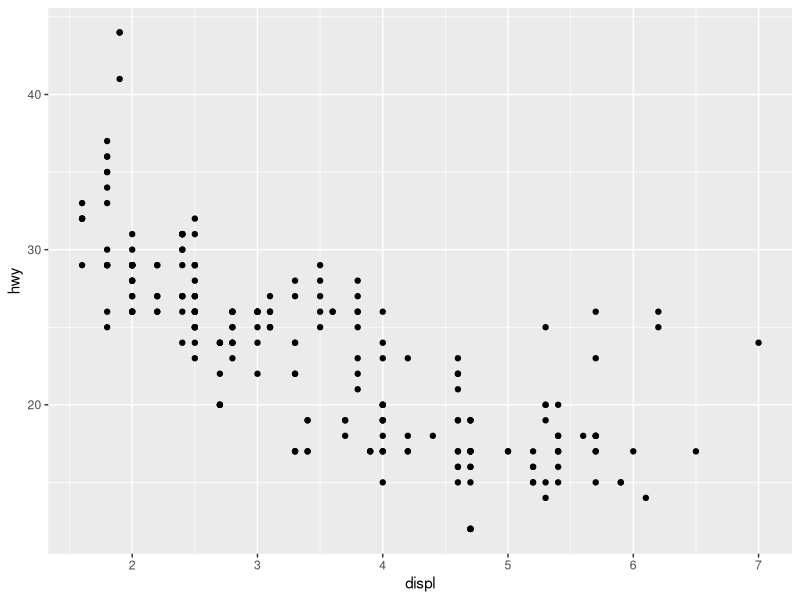
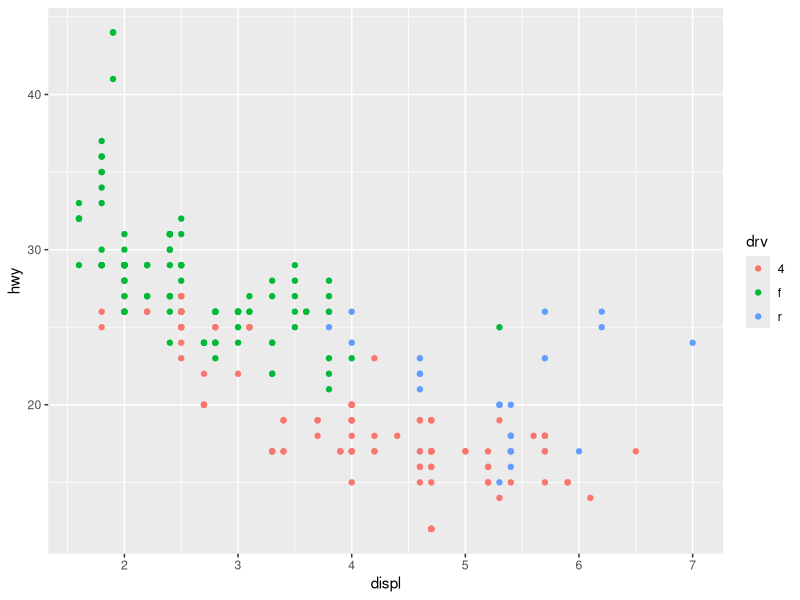
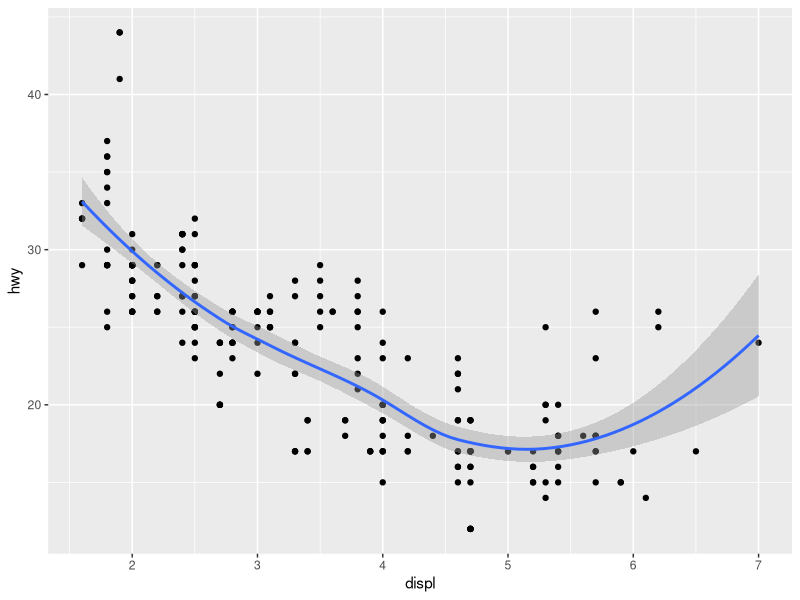
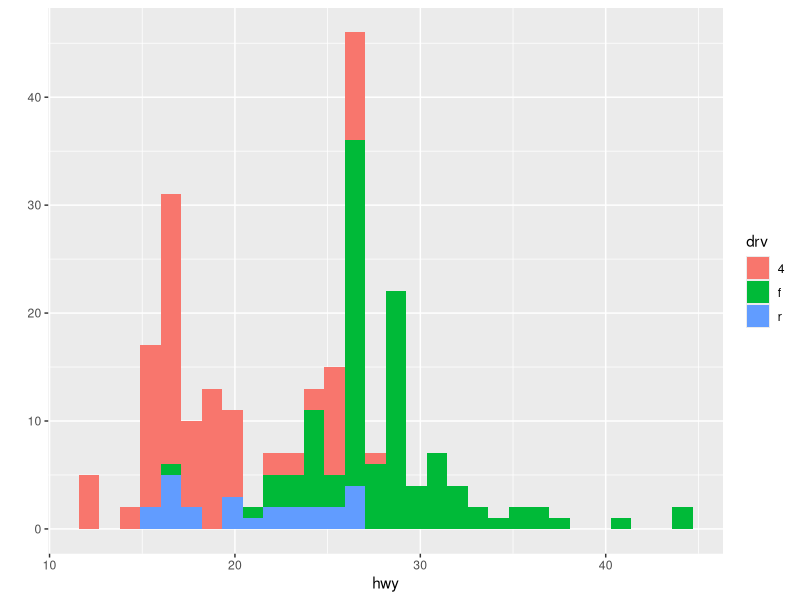
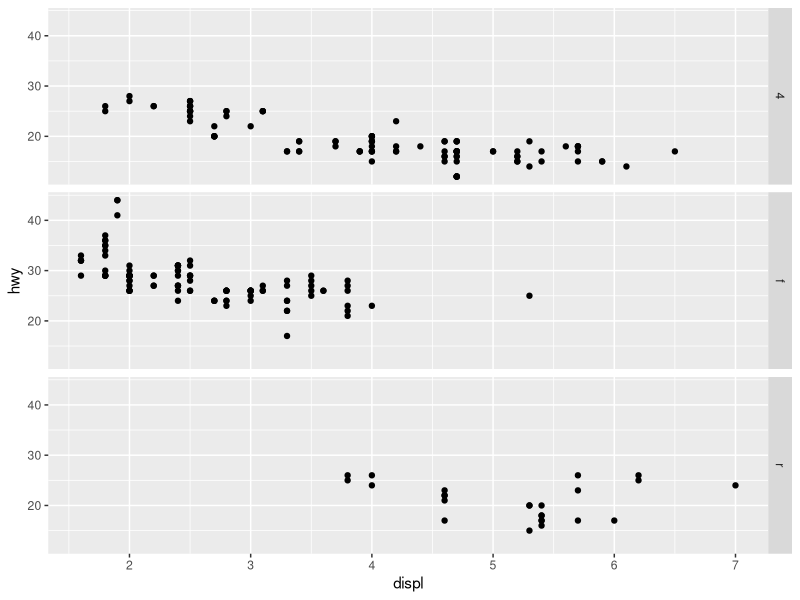
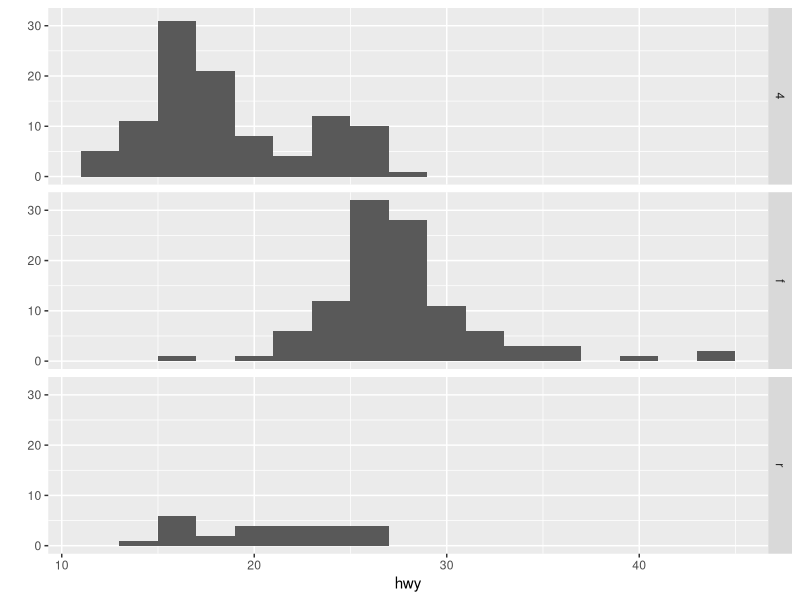

Write the R code that produced these figures, in order. (Note: this script raises an error after producing the figures.)
library(ggplot2)
## Example Dataset with ggplot MPG
str(mpg)
## Display it on a qplot
qplot(displ, hwy, data = mpg)
## Same but with colour (color)
qplot(displ, hwy, data = mpg, color = drv)
## Smooth line
qplot(displ, hwy, data = mpg, geom=c("point","smooth"))
# Histograms
qplot(hwy, data = mpg, fill = drv)
# Facets
# 1 (Plot chart)
qplot(displ, hwy, data = mpg, facets = drv ~ .,)
# 2 (Bar chart-ish)
qplot(hwy, data = mpg, facets = drv ~ ., binwidth = 2)


str(happyAffin)
## Display it on a qplot
qplot(word, value, data = happyAffin)
## Same but with colour (color)
qplot(value, word, data = happyAffin, color = value)
## Smooth line
## qplot(word, value, data = happyAffin, geom=c("point","smooth"))
# Histograms
qplot(word, data = happyAffin, fill = value)
# Facets
qplot(word, value, data = happyAffin, facets = No ~ .,)


str(happyBing)
## Display it on a qplot
qplot(sentiment, word, data = happyBing)
## Same but with colour (color)
qplot(sentiment, word, data = happyBing, color = sentiment)
## Smooth line
## qplot(word, sentiment, data = happyBing, geom=c("point","smooth"))
# Histograms
qplot(word, data = happyBing, fill = sentiment)
# Facets
qplot(word, sentiment, data = happyBing, facets = No ~ .,)